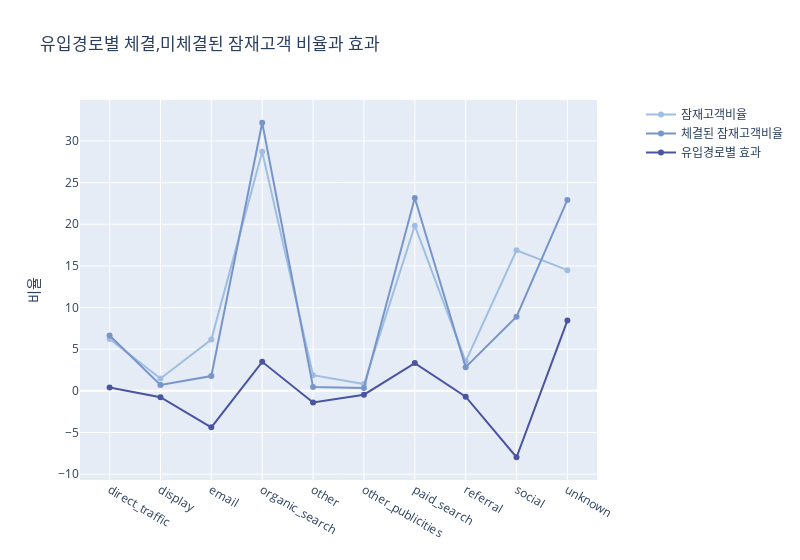

The cell this chart's notebook holds for it:
### Markdown cell above
### 유입경로별 체결,미체결된 잠재고객 비율과 효과

### Code cell
a = (mql.groupby('origin').size()/mql.shape[0]*100).reset_index(name='mql')
b = (mql[mql['won_date'].notnull()]['origin'].value_counts(normalize=True)*100).reset_index(name='closed_deals')
ab = a.merge(b, on='origin')
ab['difference'] = ab['closed_deals'] - ab['mql']
print(ab)

# make_subplots를 사용하여 서로 다른 유형의 그래프 생성
fig = make_subplots(specs=[[{"secondary_y": True}]])

# 첫 번째 그래프 추가 (라인 플롯)
fig.add_trace(
    go.Scatter(
        x=ab['origin'],
        y=ab['mql'],
        name='잠재고객비율',
        marker_color='#A0BFE0'  # 막대 그래프 색상 지정
    ),
    secondary_y=False
)

# 두 번째 그래프 추가 (라인 플롯)
fig.add_trace(
    go.Scatter(
        x=ab['origin'],
        y=ab['closed_deals'],
        name='체결된 잠재고객비율',
        mode='lines+markers',
        line=dict(color='#7895CB'),  # 라인 플롯 색상 지정
        marker=dict(color='#7895CB')
    )
)
# 세 번째 그래프 추가 (라인 플롯)
fig.add_trace(
    go.Scatter(
        x=ab['origin'],
        y=ab['difference'],
        name='유입경로별 효과',
        mode='lines+markers',
        line=dict(color='#4A55A2'),  # 라인 플롯 색상 지정
        marker=dict(color='#4A55A2')
    )
)

# 레이아웃 설정
fig.update_layout(
    title='유입경로별 체결,미체결된 잠재고객 비율과 효과',  # 전체 그래프의 제목
    yaxis=dict(title='비율'),
    legend=dict(),
    width=800
)

fig.show()

chart_studio.tools.set_credentials_file(username='ghktkf7788', api_key='D9ASyMzNm4ltyTqLQ8CH')
plot(fig, filename = '유입경로별 체결,미체결된 잠재고객 비율과 효과', auto_open=True)

### Figure 1 — Plotly figure (JSON) as saved in the notebook; plotly's stock layout.template omitted (floating-point values rounded to 4 significant figures)
{"data": [{"marker": {"color": "#A0BFE0"}, "name": "잠재고객비율", "type": "scatter", "x": ["direct_traffic", "display", "email", "organic_search", "other", "other_publicities", "paid_search", "referral", "social", "unknown"], "xaxis": "x", "y": [6.237, 1.475, 6.162, 28.7, 1.875, 0.8125, 19.82, 3.55, 16.88, 14.49], "yaxis": "y"}, {"line": {"color": "#7895CB"}, "marker": {"color": "#7895CB"}, "mode": "lines+markers", "name": "체결된 잠재고객비율", "type": "scatter", "x": ["direct_traffic", "display", "email", "organic_search", "other", "other_publicities", "paid_search", "referral", "social", "unknown"], "y": [6.651, 0.7126, 1.781, 32.19, 0.4751, 0.3563, 23.16, 2.85, 8.907, 22.92]}, {"line": {"color": "#4A55A2"}, "marker": {"color": "#4A55A2"}, "mode": "lines+markers", "name": "유입경로별 효과", "type": "scatter", "x": ["direct_traffic", "display", "email", "organic_search", "other", "other_publicities", "paid_search", "referral", "social", "unknown"], "y": [0.4133, -0.7624, -4.381, 3.485, -1.4, -0.4562, 3.334, -0.6996, -7.968, 8.434]}], "layout": {"title": {"text": "유입경로별 체결,미체결된 잠재고객 비율과 효과"}, "width": 800, "xaxis": {"anchor": "y", "domain": [0, 0.94]}, "yaxis": {"anchor": "x", "domain": [0, 1], "title": {"text": "비율"}}, "yaxis2": {"anchor": "x", "overlaying": "y", "side": "right"}}}
